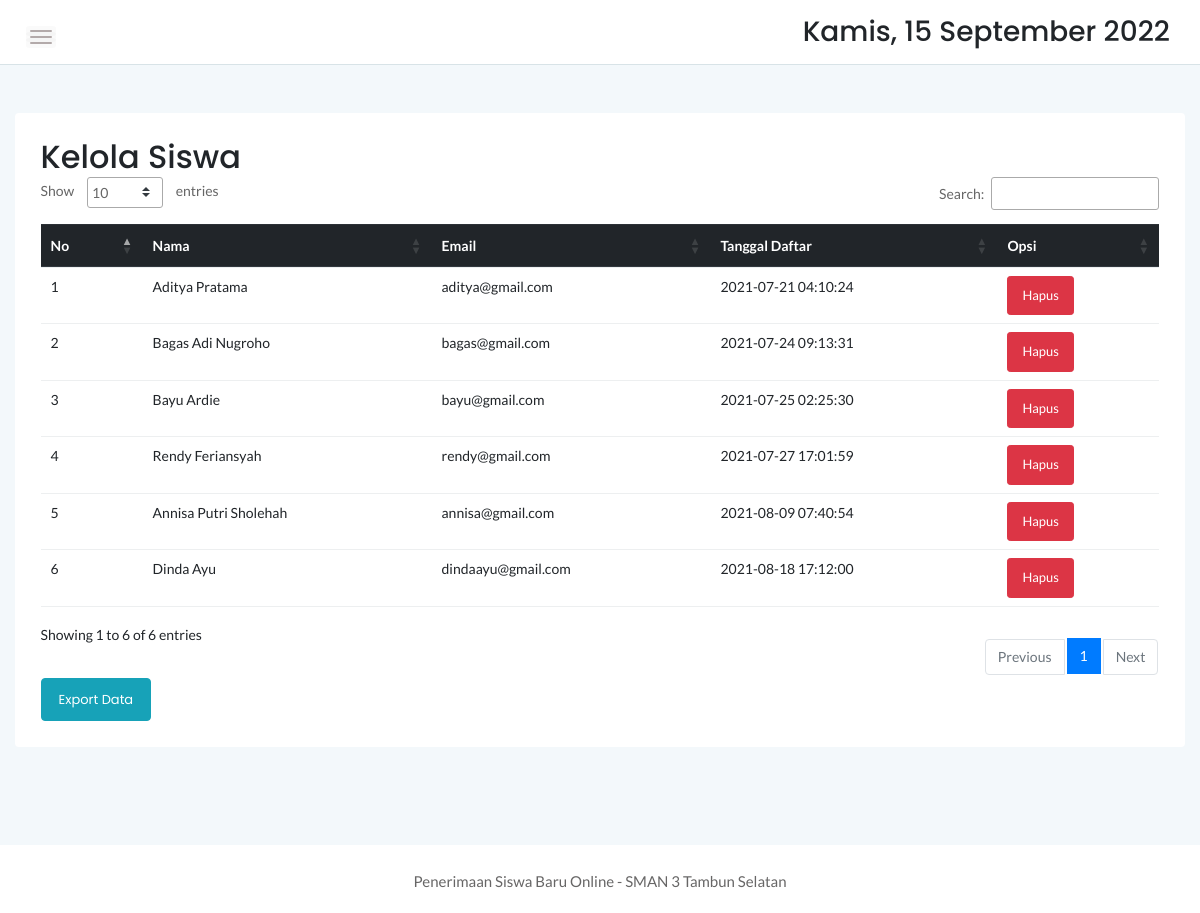
Page /admin/user.php (signed in) on the committed database.
### tables this page shows
CREATE TABLE `user` (
  `userid` int(11) NOT NULL,
  `usernama` varchar(50) NOT NULL,
  `useremail` varchar(50) NOT NULL,
  `userpassword` varchar(50) NOT NULL,
  `tgldaftar` timestamp NOT NULL DEFAULT current_timestamp()
);

### admin/user.php (the view, shortened to what this page needs)
<!doctype html>
<html class="no-js" lang="en">
<?php
    include '../dbconnect.php';
	?>
<head>
    <link rel="stylesheet" href="../assets/css/bootstrap.min.css">
    <link rel="stylesheet" href="../assets/css/font-awesome.min.css">
    <link rel="stylesheet" href="../assets/css/themify-icons.css">
    <link rel="stylesheet" href="../assets/css/metisMenu.css">
    <link rel="stylesheet" href="../assets/css/owl.carousel.min.css">
    <link rel="stylesheet" href="../assets/css/slicknav.min.css">
    <link rel="stylesheet" href="https://www.amcharts.com/lib/3/plugins/export/export.css" type="text/css" media="all" />
	<link rel="stylesheet" type="text/css" href="https://cdn.datatables.net/1.10.19/css/jquery.dataTables.min.css">
    <link rel="stylesheet" type="text/css" href="https://cdn.datatables.net/1.10.19/css/jquery.dataTables.css">
    <link rel="stylesheet" type="text/css" href="https://cdn.datatables.net/1.10.18/css/dataTables.bootstrap4.min.css">
    <link rel="stylesheet" type="text/css" href="https://cdn.datatables.net/responsive/2.2.3/css/responsive.bootstrap.min.css">
    <link rel="stylesheet" type="text/css" href="https://cdn.datatables.net/responsive/2.2.3/css/responsive.jqueryui.min.css">
	<link rel="stylesheet" type="text/css" href="https://cdn.datatables.net/buttons/1.5.2/css/buttons.dataTables.min.css">
    <link href="../assets/vendor/fontawesome-free/css/all.min.css" rel="stylesheet" type="text/css">
    <link rel="stylesheet" href="../assets/css/typography.css">
    <link rel="stylesheet" href="../assets/css/default-css.css">
    <link rel="stylesheet" href="../assets/css/styles.css">
    <link rel="stylesheet" href="../assets/css/responsive.css">
</head>
<body>
    <div class="page-container">
        <div class="main-content">
            <div class="header-area">
                <div class="row align-items-center">
                    <div class="col-md-6 col-sm-8 clearfix">
                        <div class="nav-btn pull-left">
                            <span></span>
                            <span></span>
                            <span></span>
                        </div>
                    </div>
                    <div class="col-md-6 col-sm-4 clearfix">
                        <ul class="notification-area pull-right">
                            <li><h3><div class="date">
						</b></div></h3>
						</li>
                        </ul>
                    </div>
                </div>
            </div>
            <div class="main-content-inner">
                <div class="row mt-5 mb-5">
                    <div class="col-12">
                        <div class="card">
                            <div class="card-body">
                                <div class="d-sm-flex justify-content-between align-items-center">
									<h2>Kelola Siswa</h2>
                                </div>
										 <table id="dataTable3" class="table table-hover" style="width:100%"><thead class="thead-dark">
											<tr>
												<th>No</th>
                                                <th>Nama</th>
												<th>Email</th>
												<th>Tanggal Daftar</th>
                                                <th>Opsi</th>
											</tr></thead><tbody>
											<?php
											$form=mysqli_query($conn,"SELECT * FROM user ORDER BY userid ASC");
											$no=1;
											while($b=mysqli_fetch_array($form)){
												?>
												<tr>
													<td><?php echo $no++ ?></td>
                                                    <td><?php echo $b['usernama'] ?></td>
													<td><?php echo $b['useremail'] ?></td>
													<td><?php echo $b['tgldaftar'] ?></td><form method="post">
                                                    <td><input type="submit" class="btn btn-danger btn-sm" name="hapus" value="Hapus"></td>
                                                    </form>
												</tr>
                                                <?php
                                                };
											?>
										</tbody>
										</table>
									<a href="exportuser.php" target="_blank" class="btn btn-info">Export Data</a>
                                </div>
                            </div>
                        </div>
                    </div>
            </div>
        </div>
        <footer>
            <div class="footer-area">
                <p>Penerimaan Siswa Baru Online - SMAN 3 Tambun Selatan</p>
            </div>
        </footer>
    </div>
</body>
</html>

### assets/css/styles.css (style rules this page uses)
.page-container { width: 100%; height: 100%; min-height: 100vh; padding-left: 280px; -webkit-transition: padding-left 0.3s ease 0s; transition: padding-left 0.3s ease 0s; }
.card { border: none; border-radius: 4px; background-color: #fff; -webkit-transition: all 0.3s ease 0s; transition: all 0.3s ease 0s; }
.card-body { padding: 25.6px; padding: 1.6rem; }
.main-content { width: 100%; background: #F3F8FB; }
.main-content-inner { padding: 0 30px 50px; }
.header-area { padding: 15px 30px; background: #fff; border-bottom: 1px solid #d8e3e7; }
.nav-btn { margin-right: 30px; margin-top: 10px; cursor: pointer; }
.nav-btn span { display: block; width: 22px; height: 2px; background: #b3aaaa; margin: 4px 0; border-radius: 15px; -webkit-transition: all 0.3s ease 0s; transition: all 0.3s ease 0s; box-shadow: 0 0 0 4px rgba(99, 96, 96, 0.03); }
.notification-area { -webkit-user-select: none; -moz-user-select: none; -ms-user-select: none; user-select: none; position: relative; z-index: 1; }
.notification-area li { display: inline-block; margin-left: 20px; cursor: pointer; -webkit-user-select: none; -moz-user-select: none; -ms-user-select: none; user-select: none; }
.footer-area { text-align: center; padding: 23px 0 19px; background: #fff; }
.footer-area p { color: #676666; margin-bottom: 0; }
.btn { padding: 11px 17px; font-size: 13px; letter-spacing: 0; }
.btn-sm { padding: 9px 14px; }
table tr th { border-bottom: none; }
table tr th, table tr td { border-top: 1px solid rgba(120, 130, 140, 0.13) !important; }
table.dataTable.no-footer { border-bottom: 1px solid rgba(120, 130, 140, 0.13) !important; }
table.dataTable thead th, table.dataTable thead td { border-bottom-color: transparent; }

### assets/css/responsive.css (style rules this page uses)
@media (min-width: 1200px) and (max-width: 1364px) { .main-content-inner { padding: 0 15px 50px; } }
@media (min-width: 1200px) and (max-width: 1364px) { .page-container, .sbar_collapsed.page-container { padding-left: 0; } }

### rows in the picture
user: usernama "Aditya Pratama", useremail "aditya@gmail.com", tgldaftar "2021-07-21 04:10:24"
user: usernama "Bagas Adi Nugroho", useremail "bagas@gmail.com", tgldaftar "2021-07-24 09:13:31"
user: usernama "Bayu Ardie", useremail "bayu@gmail.com", tgldaftar "2021-07-25 02:25:30"
user: usernama "Rendy Feriansyah", useremail "rendy@gmail.com", tgldaftar "2021-07-27 17:01:59"
user: usernama "Annisa Putri Sholehah", useremail "annisa@gmail.com", tgldaftar "2021-08-09 07:40:54"
user: usernama "Dinda Ayu", useremail "dindaayu@gmail.com", tgldaftar "2021-08-18 17:12:00"
